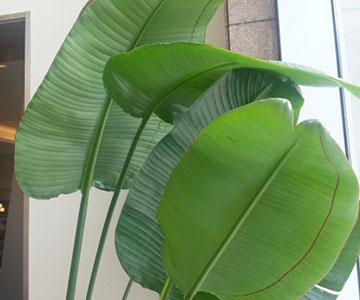
#> input picture image/edge_test.jpg, 360 x 300 px
$ python 18.convolution_2.py
#> lines starting #> are read from the running program, lines starting #| are printed output that depends on the picture
# convolution : 합성곱 (두 metrics의 각 원소를 곱한 후 전체 합을 구함) -> 윤곽선 찾기
# roberts edge detection
import cv2 as cv
import numpy as np

img = cv.imread('image/edge_test.jpg', cv.IMREAD_GRAYSCALE)
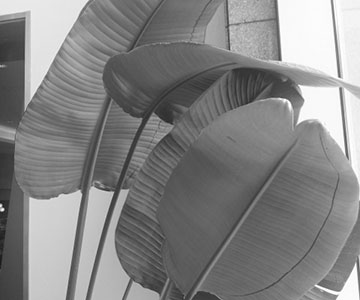
#> img: shape (300, 360); min 26, max 255, mean 132.5

# 중심 픽셀과 대각선 상단위 픽셀간의 차이를 추출
# 중심 픽셀과 대각선 하단 아래 픽셀간의 차이를 추출해도 유사한 결과 도출됨
# 4개의 대각선 필터를 모두 사용하면 좀던 선명한 경계값을 도출함(목적에 따라 사용)
kernel_lu = np.array([[-1,0,0],
                      [0,1,0],
                      [0,0,0]])
kernel_ru = np.array([[0,0,-1],
                      [0,1,0],
                      [0,0,0]])
# kernel_ld = np.array([[0,0,0],
#                       [0,1,0],
#                       [-1,0,0]])
# kernel_rd = np.array([[0,0,0],
#                       [0,1,0],
#                       [0,0,-1]])

# filter2D는 img와 kernel을 convolution 하는 메서드 (필터가 클수록 더 흐려짐)
filtered_lu = cv.filter2D(img, cv.CV_32F, kernel_lu)    # 소숫점 계산값을 받아오기 위해 float32로 지정
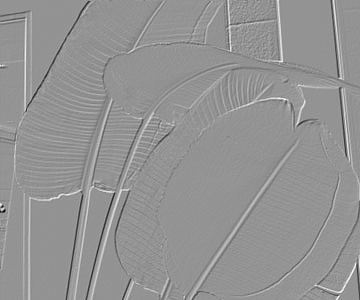
#> filtered_lu: shape (300, 360) float32; min -156, max 113, mean 0.2; drawn with min black and max white
filtered_ru = cv.filter2D(img, cv.CV_32F, kernel_ru)
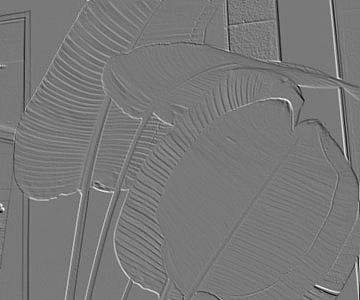
#> filtered_ru: shape (300, 360) float32; min -134, max 148, mean -0.5; drawn with min black and max white
# filtered_ld = cv.filter2D(img, cv.CV_32F, kernel_ld)
# filtered_rd = cv.filter2D(img, cv.CV_32F, kernel_rd)

# 픽셀간의 크기를 계산하는 함수 : cv.magnitude(A,B)
img_filtered_u = cv.magnitude(filtered_lu, filtered_ru)   # 양의 정수 값을 반환
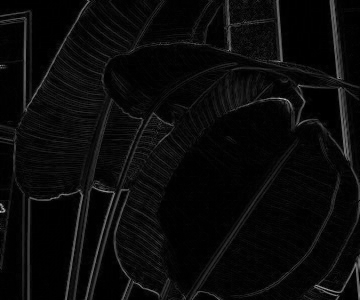
#> img_filtered_u: shape (300, 360) float32; min 0, max 189.5, mean 10.8
# img_filtered_d = cv.magnitude(filtered_ld, filtered_rd)
# img_filtered = cv.magnitude(img_filtered_u, img_filtered_d)

cv.imshow('original', img)
cv.imshow('filtered_lu', np.abs(filtered_lu).astype(np.uint8))   # float32를 uint8으로 변경
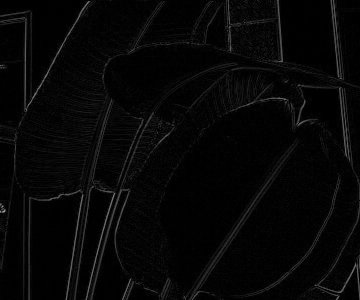
#> window 'filtered_lu': shape (300, 360); min 0, max 156, mean 6.5
cv.imshow('filtered_ru', np.abs(filtered_ru).astype(np.uint8))
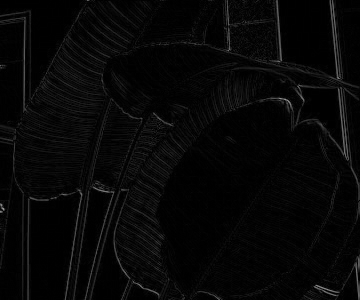
#> window 'filtered_ru': shape (300, 360); min 0, max 148, mean 7
# cv.imshow('filtered_ld', np.abs(filtered_ld).astype(np.uint8))
# cv.imshow('filtered_rd', np.abs(filtered_rd).astype(np.uint8))
cv.imshow('filtered_u', img_filtered_u.astype(np.uint8))    # uint8로 변환
# cv.imshow('filtered_d', img_filtered_d.astype(np.uint8))
# cv.imshow('filtered', img_filtered.astype(np.uint8))
cv.waitKey()
